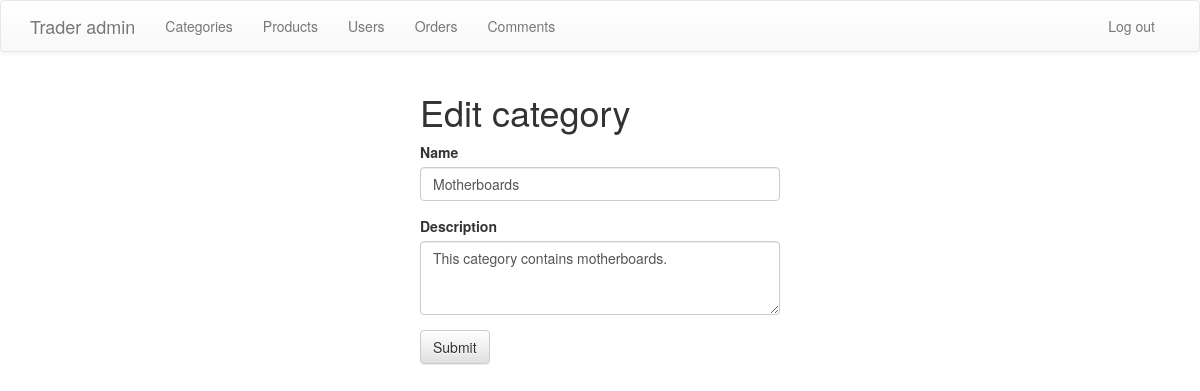
Screenshot of /admin/edit_category.php?category_id=1 with the database file from the repository.
### tables this page shows
CREATE TABLE IF NOT EXISTS `categories` (
  `category_id` int(11) NOT NULL AUTO_INCREMENT,
  `name` varchar(255) NOT NULL,
  `description` text NOT NULL,
  PRIMARY KEY (`category_id`)
);

### admin/edit_category.php (the view, shortened to what this page needs)
<?php
include('config.php');
$category_id = $_GET['category_id'];
?>
<!DOCTYPE html>
<html lang="en">
<head>
	<link rel="stylesheet" href="https://maxcdn.bootstrapcdn.com/bootstrap/3.3.4/css/bootstrap.min.css">
	<link rel="stylesheet" href="https://maxcdn.bootstrapcdn.com/bootstrap/3.3.4/css/bootstrap-theme.min.css">
</head>
<body>
	<?php include('template_parts/header.php'); ?>
	<div class="container">
		<div class="row">
			<div class="col-md-4 col-md-offset-4">
				<h1>Edit category</h1>
				<?php
				$category = $db->query("SELECT * FROM categories WHERE category_id='$category_id'");
				$row = $category->fetch_assoc();
				?>
				<form method="post" action="edit_category_process.php">
					<div class="form-group">
				    <label for="name">Name</label>
				    <input type="text" class="form-control" name="name" id="name" placeholder="Enter topic name" value="<?php echo $row['name']; ?>">
				  </div>
				  <div class="form-group">
				    <label for="description">Description</label>
				    <textarea id="description" name="description" placeholder="Enter topic description" class="form-control" rows="3"><?php echo $row['description']; ?></textarea>
				  </div>
				  <button type="submit" class="btn btn-default">Submit</button>
				</form>
			</div>
		</div>
	</div>
</body>
</html>

### rows the page displays
categories: name "Motherboards", description "This category contains motherboards."
